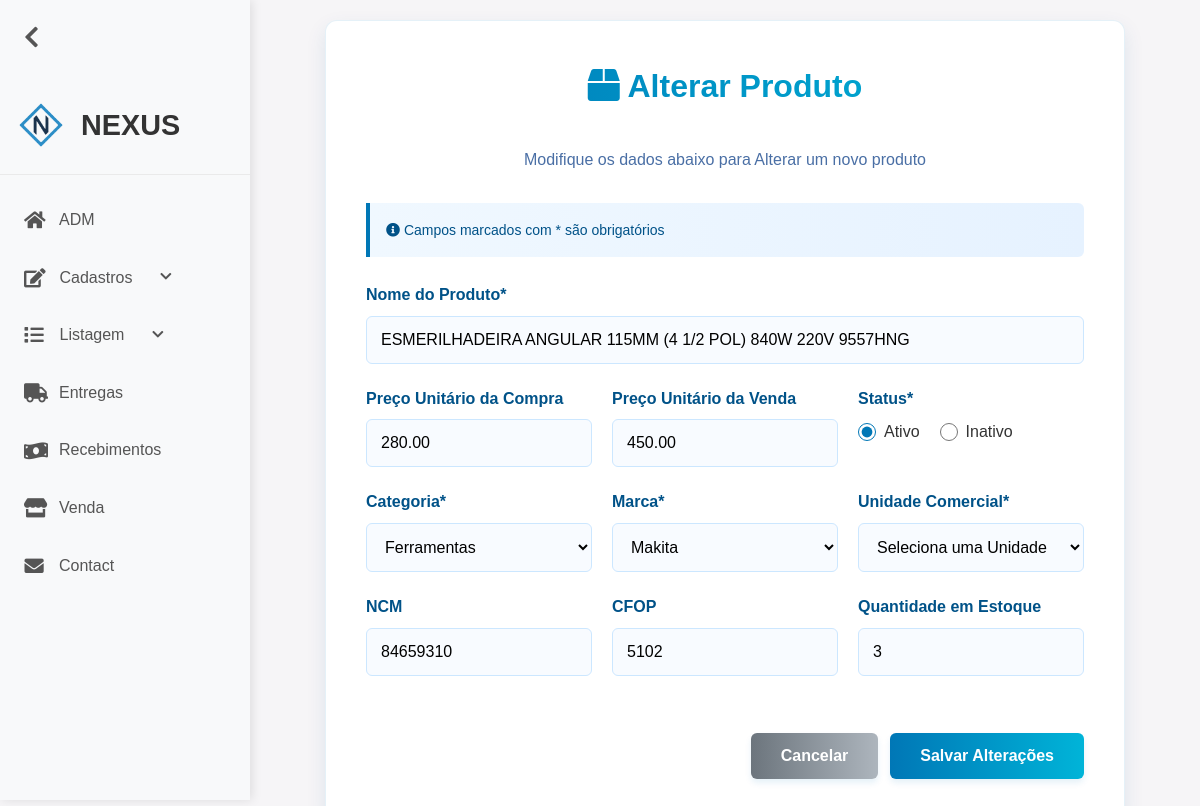
/produto-alterar.php?codigo=2 (signed in), run on the app's committed database.
### tables this page shows
CREATE TABLE `produto` (
  `codigo` int(11) NOT NULL,
  `status` tinyint(1) NOT NULL DEFAULT 1,
  `nome` varchar(100) NOT NULL,
  `precoUnitarioDaCompra` double(10,2) NOT NULL,
  `precoUnitarioDaVenda` double(10,2) NOT NULL,
  `quantEstoque` int(11) NOT NULL,
  `ncm` varchar(10) NOT NULL,
  `cfop` varchar(10) NOT NULL,
  `idMarca` int(11) NOT NULL,
  `idCategoria` int(11) NOT NULL,
  `unidMedida` varchar(6) NOT NULL
);

CREATE TABLE `categoria` (
  `codigo` int(11) NOT NULL,
  `status` tinyint(1) NOT NULL DEFAULT 1,
  `nome` varchar(45) NOT NULL
);

CREATE TABLE `marca` (
  `codigo` int(11) NOT NULL,
  `status` tinyint(1) NOT NULL DEFAULT 1,
  `nome` varchar(45) NOT NULL
);

### produto-alterar.php (the view, shortened to what this page needs)
<?php
require_once("conexao.php");
$sql = "SELECT * FROM produto WHERE codigo = " . $_GET['codigo'];
$resultado = mysqli_query($conexao, $sql);
$linha = mysqli_fetch_array($resultado);
?>
<!DOCTYPE html>
<html lang="pt-BR">
<head>
    <link rel="stylesheet" href="assets/css/formCadastro.css">
    <link rel="stylesheet" href="assets/css/reset.css">
    <link rel="stylesheet" href="assets/css/header.css">
    <link rel="stylesheet" href="https://cdnjs.cloudflare.com/ajax/libs/font-awesome/5.15.3/css/all.min.css">
</head>
<body>
    <?php require_once("header.php"); ?>
    <div class="container">
        <div class="form-header">
            <h1><i class="fas fa-box"></i> Alterar Produto</h1>
            <p>Modifique os dados abaixo para Alterar um novo produto</p>
        </div>
        <div class="info-box">
            <p><i class="fas fa-info-circle"></i> Campos marcados com * são obrigatórios</p>
        </div>
        <form method="POST"  id="form" data-validate>
            <div class="form-group">
                <label for="nome" class="form-label">Nome do Produto*</label>
                <input name="nome" type="text" class="form-control" id="nome" value="<?= $linha['nome'] ?>" required>
            </div>
            <div class="form-row">
                <div class="form-group">
                    <label for="precoUnitarioDaCompra" class="form-label">Preço Unitário da Compra</label>
                    <input name="precoUnitarioDaCompra" type="text" class="form-control" data-mask="valor" id="precoUnitarioDaCompra"
                        value="<?= $linha['precoUnitarioDaCompra'] ?>">
                </div>
                <div class="form-group">
                    <label for="precoUnitarioDaVenda" class="form-label">Preço Unitário da Venda</label>
                    <input name="precoUnitarioDaVenda" type="text" class="form-control" data-mask="valor" id="precoUnitarioDaVenda"
                        value="<?= $linha['precoUnitarioDaVenda'] ?>">
                </div>
                <div class="form-group">
                    <label>Status*</label>
                    <div class="radio-group">
                        <div class="radio-option">
                            <input type="radio" id="status-ativo" name="status" value="1" <?= $linha['status'] == 1 ? 'checked' : '' ?>>
                            <label for="status-ativo">Ativo</label>
                        </div>
                        <div class="radio-option">
                            <input type="radio" id="status-inativo" name="status" value="0" <?= $linha['status'] == 0 ? 'checked' : '' ?>>
                            <label for="status-inativo">Inativo</label>
                        </div>
                    </div>
                </div>
            </div>
            <div class="form-row">
                <div class="form-group">
                    <label for="product-category">Categoria*</label>
                    <select id="idCategoria" name="idCategoria" required>
                        <?php
                        $sql = "SELECT * FROM categoria ORDER BY nome";
                        $result = mysqli_query($conexao, $sql);
                        while ($row = mysqli_fetch_array($result)) { ?>
                            <option value="<?= $row['codigo'] ?>" <?= ($row['codigo']) == $linha['idCategoria'] ? 'selected' : '' ?>><?= $row['nome'] ?></option>
                        <?php } ?>
                    </select>
                </div>
                <div class="form-group">
                    <label for="product-marca">Marca*</label>
                    <select id="idMarca" name="idMarca" required>
                        <?php
                        $sql = "SELECT * FROM marca ORDER BY codigo";
                        $result = mysqli_query($conexao, $sql);
                        while ($row = mysqli_fetch_array($result)) { ?>
                            <option value="<?= $row['codigo'] ?>" <?= ($row['codigo']) == $linha['idMarca'] ? 'selected' : '' ?>><?= $row['nome'] ?></option>
                        <?php } ?>
                    </select>
                </div>
                <div class="form-group">
                    <label for="quantEstoque">Unidade Comercial*</label>
                    <select name="unidMedida" id="unidMedida" required>
                        <option value="">Seleciona uma Unidade</option>
                    </select>
                </div>
            </div>
            <div class="form-row">
                <div class="form-group">
                    <label for="ncm" class="form-label">NCM</label>
                    <input name="ncm" type="text" class="form-control" id="ncm" data-mask="ncm" maxlength="10" value="<?= $linha['ncm'] ?>">
                </div>
                <div class="form-group">
                    <label for="cfop" class="form-label">CFOP</label>
                    <input name="cfop" type="text" class="form-control" id="cfop" data-mask="numerico" maxlength="4" value="<?= $linha['cfop'] ?>">
                </div>
                <div class="form-group">
                    <label for="quantEstoque" class="form-label">Quantidade em Estoque</label>
                    <input name="quantEstoque" type="text" class="form-control" data-mask="numerico" maxlength="11" id="quantEstoque"
                        value="<?= $linha['quantEstoque'] ?>">
                </div>
            </div>
           <div class="button-group">
                <a href="produto-listar.php"><button type="button" class="btn btn-secondary">Cancelar</button></a>
                <button name="salvar" type="submit" class="btn">Salvar Alterações</button>
            </div>
        </form>
    </div>
</body>
</html>

### assets/css/formCadastro.css (style rules this page uses)
* { font-family: 'Segoe UI', Tahoma, Geneva, Verdana, sans-serif; }
body { background: #f6f5f7; color: #333; line-height: 1.6; min-height: 100vh; }
.container { max-width: 800px; margin: 20px auto; padding: 40px; background: #fff; border-radius: 12px; box-shadow: 0 8px 20px rgba(0, 82, 136, 0.1); border: 1px solid rgba(0, 119, 182, 0.1); width: 100%; }
h1 { text-align: center; margin-bottom: 35px; color: #005288; font-weight: 700; background: linear-gradient(to right, #0077b6, #00b4d8); -webkit-background-clip: text; -webkit-text-fill-color: transparent; }
.form-group { margin-bottom: 22px; }
label { display: block; margin-bottom: 8px; font-weight: 600; color: #005288; }
input[type="text"], input[type="email"], input[type="tel"], input[type="date"], input[type="password"], input[type="number"], textarea, select { width: 100%; padding: 14px; border: 1px solid #cce7ff; border-radius: 6px; font-size: 16px; transition: all 0.3s; background-color: #f8fbff; }
.form-row { display: flex; gap: 20px; }
.form-row .form-group { flex: 1; }
.btn { display: inline-block; background: linear-gradient(to right, #0077b6, #00b4d8); color: #fff; padding: 14px 30px; border: none; border-radius: 6px; cursor: pointer; font-size: 16px; font-weight: 600; transition: all 0.3s; box-shadow: 0 4px 6px rgba(0, 119, 182, 0.1); }
.btn-secondary { background: linear-gradient(to right, #6c757d, #adb5bd); margin-right: 12px; }
.button-group { display: flex; justify-content: flex-end; margin-top: 35px; }
.info-box { background: linear-gradient(to right, #f0f8ff, #e6f2ff); border-left: 4px solid #0077b6; padding: 16px; margin-bottom: 25px; border-radius: 0 6px 6px 0; }
.info-box p { color: #005288; margin: 0; font-size: 14px; }
.form-header { text-align: center; margin-bottom: 30px; }
.form-header p { color: #4a6fa5; margin-top: 10px; }
.radio-group { display: flex; gap: 20px; align-items: center; margin-top: 8px; }
.radio-option { display: flex; align-items: center; gap: 8px; }
.radio-option input[type="radio"] { accent-color: #0077b6; width: 18px; height: 18px; }
.radio-option label { margin-bottom: 0; font-weight: normal; color: #333; }

### assets/css/header.css (style rules this page uses)
* { font-family: 'Arial', sans-serif; }
body { display: flex; min-height: 100vh; transition: margin-left 0.3s ease; margin-left: 250px; }

### data on the page
produto: nome "ESMERILHADEIRA ANGULAR 115MM (4 1/2 POL) 840W 220V 9557HNG", precoUnitarioDaCompra "280.00", precoUnitarioDaVenda "450.00", status "☑ Ativo", status "☐ Inativo", idCategoria "Ferramentas", idMarca "Makita", ncm "84659310", cfop "5102", quantEstoque "3"
